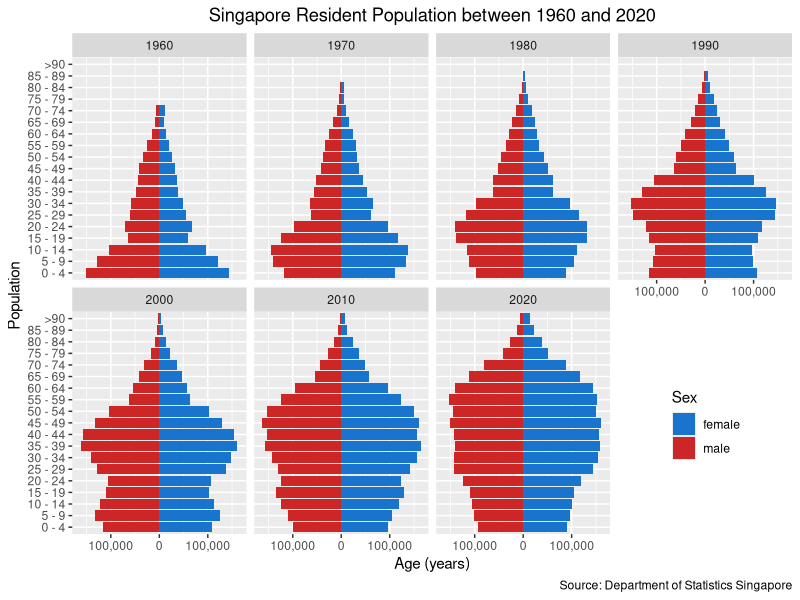

The R script that drew this image:
## ---- chunk 1
knitr::opts_chunk$set(message = FALSE, fig.align = "center")
## ---- chunk 2
library(tidyverse)
library(readxl)
## ---- chunk 3
sg <- read_excel("outputFile.xlsx", sheet = "T2", skip = 10, na = "na") |>
  slice(27:50, 52:75)
## ---- chunk 4
sg <- sg |> 
  select(age = "Data Series", as.character(seq(1960, 2020, 10)))
## ---- chunk 5
sg <- mutate(
  sg,
  age = str_replace(age, "(.*) Years & Over$", ">\\1") |>
    str_remove(" Years") |>
    (\(x) {
      factor(x, levels = unique(x))
    })()
)
## ---- chunk 6
sg <- sg |>
  mutate(sex = as.factor(rep(c("male", "female"), each = nrow(sg)/2)))
## ---- chunk 7
# Automated function
repl_col <- function(d) {
  d <- as.data.frame(d)
  x <- 0
  for (i in 2:ncol(d)) { # For each column, the code will look through each row, thus the double for-loop
    for (k in 1:nrow(d)) {
      if (is.na(d[k, i])) { # If the cell is NA, the code will look for a non-NA cell who's age group falls within the cell's age group
        for (j in k:nrow(d)) {
          if (grepl(str_remove(d[j, 1], ">"), str_remove(d[k, 1], "-"), fixed = TRUE)) {
            d[k, i] <- d[j, i]
            x <- j
            break # if the corresponding age group is found, the NA cell will be replaced by the value in the non-NA cell
          }
        }
        k <- x # since the value is found, the code will start checking for NA values after that non-NA cell
      }
    }
  }
  return(as_tibble(d))
}

sg_auto <- repl_col(sg)

# Hard code
# Male
sg[18, "1990"] <- sg[23, "1990"]
sg[18, "1980"] <- sg[23, "1980"]
sg[17, "1970"] <- sg[22, "1970"]
sg[15, "1960"] <- sg[20, "1960"]

# Female
sg[42, "1990"] <- sg[47, "1990"]
sg[42, "1980"] <- sg[47, "1980"]
sg[41, "1970"] <- sg[46, "1970"]
sg[39, "1960"] <- sg[44, "1960"]

all.equal(sg_auto, sg)
## ---- chunk 8
sg <- sg |>
  filter(!(age %in% c(">65", ">70", ">75", ">80", ">85")))
## ---- chunk 9
sg <- sg |>
  pivot_longer(
    as.character(seq(1960, 2020, 10)),
    names_to = "year",
    values_to = "pop"
  )
## ---- chunk 10
sg |>
  filter(!is.na(pop)) |>
  mutate(pop2 = if_else(sex == "male", pop * -1, pop)) |>
  ggplot(aes(x = pop2, y = age)) +
  geom_col(aes(fill = sex), na.rm = TRUE) +
  scale_fill_manual(values = c("dodgerblue3", "firebrick3")) +
  facet_wrap(~year, ncol = 4, nrow = 2) +
  scale_x_continuous(
    breaks = c(-100000, 0, 100000),
    labels = c("100,000", "0", "100,000")
  ) +
  labs(
    x = "Age (years)",
    y = "Population",
    title = "Singapore Resident Population between 1960 and 2020",
    caption = "Source: Department of Statistics Singapore",
    fill = "Sex"
  ) +
  theme(
    plot.title = element_text(hjust = 0.5),
    legend.position = c(0.88, 0.23)
  )
  
